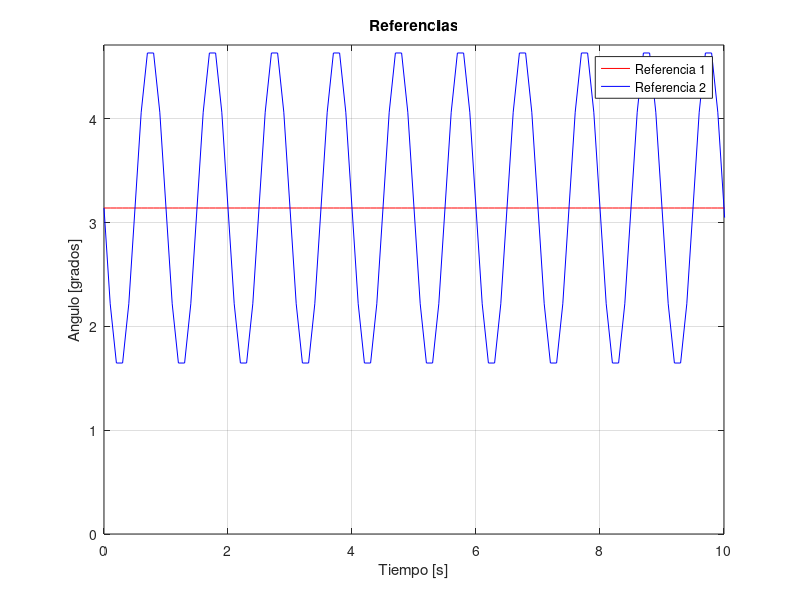

Here is the MATLAB script that generated this plot: (Note: this script raises an error after producing the figure.)
clc;clear all
%% Definición de parámetros
addpath('utils');

model = @(u, x) pendcart(u, x);

% Condición inicial
x0 = [0; 0; pi-0.6; 0];  % [x, dx, theta, dtheta]

% Tiempos de simulacion
Ts = 0.1; % Tiempo de muestreo
Tf = 10; % Tiempo final en segundos

% Loop de control
Ncontrol = Tf/Ts; % Número de pasos de control
Npred = 4; % Horizonde de prediccion

% Vectores para almacenar los resultados
x_vec = zeros(Ncontrol+1, 4); % Estados
y_vec = zeros(Ncontrol+1, 1); % Salida (theta)
u_vec = zeros(Ncontrol, 1);   % Entrada anterior

% Inicializamos el sistema
x_vec(1, :) = x0';
y_vec(1) = x0(3);
u_prev = 0;

%% Parte b) Crear dos referencias
freq = 1; % Frecuenia sinusoide
t_vec = 0:Ts:Tf; % Vector de tiempo para los resultados
t_ref = 0:Ts:(Tf+Npred*Ts); % Vector de tiempo para la referencia a futuro
ref1 = pi*ones(1,numel(t_ref)); % Referencia 1 (constante = pi)
ref2 = pi+pi/2*cos(2*pi*freq*t_ref+pi/2); % Referencia 2 (pi + sinusoidal)

% Graficamos
figure(1)
plot(t_ref,ref1,'r',t_ref,ref2,'b')
legend('Referencia 1','Referencia 2')
xlim([0,Tf])
ylim([0,3*pi/2]);
xlabel('Tiempo [s]')
ylabel('Angulo [grados]')
title('Referencias')
grid on
hold off;


%% Parte c) Controlador predictivo fenomenológico
theta_ref = ref2; % MODIFICAR REFERENCIA
u0 = zeros(Npred, 1);  % Solución propuesta inicial
for k = 1:Ncontrol
    % Ejecutar control predictivo
    next_ref = theta_ref(k+1:k+Npred)';
    [u_next, u0] = control_predictivo(Npred,model,u0,x0,u_prev,next_ref);
    % Calcular el estado en el siguiente paso utilizando el modelo
    x_next = model(u_next, x0);
    % Actualizar valores para el siguiente paso de control
    x0 = x_next;
    u_prev = u_next;
    x_vec(k+1, :) = x_next';
    y_vec(k+1) = x_next(3);
    u_vec(k) = u_next;
end

%% Graficar
plots(t_vec, x_vec, y_vec, u_vec, theta_ref, Ncontrol);

plot_states(t_vec, x_vec, u_vec, theta_ref, Ncontrol)

%% Generar gif
m = 1; M = 5; L = 2;

t_vec_interp = 0:0.05:10;
x_vec_interp = interp1(t_vec, x_vec, t_vec_interp, 'spline');% Interpolación con spline para mas fluidez en el gif
plot_gif(t_vec_interp,x_vec_interp,m,M,L,'Control predictivo')

%% reinicializacion

% Condición inicial
x0 = [0; 0; pi-0.6; 0];  % [x, dx, theta, dtheta]

% Tiempos de simulacion
Ts = 0.1; % Tiempo de muestreo
Tf = 10; % Tiempo final en segundos

% Loop de control
Ncontrol = Tf/Ts; % Número de pasos de control
Npred = 5; % Horizonde de prediccion

% Vectores para almacenar los resultados
x_vec = zeros(Ncontrol+1, 4); % Estados
y_vec = zeros(Ncontrol+1, 1); % Salida (theta)
u_vec = zeros(Ncontrol, 1);   % Entrada anterior

% Inicializamos el sistema
x_vec(1, :) = x0';
y_vec(1) = x0(3);
u_prev = 0;
%% Parte f) Controlador predictivo fenomenológico con incertezas
theta_ref = ref2; % MODIFICAR REFERENCIA
u0 = zeros(Npred, 1);  % Solución propuesta inicial
for k = 1:Ncontrol
    % Ejecutar control predictivo
    next_ref = theta_ref(k+1:k+Npred)';
    [u_next, u0] = control_predictivo(Npred,model,u0,x0,u_prev,next_ref);
    % Ruido gaussiano
    media = 0;         % Media del ruido
    desviacion = 0.2;  % Desviación estándar del ruido
    % Generar ruido blanco gaussiano
    ruido = desviacion*(randn(size(1))+media);
    % Calcular el estado en el siguiente paso utilizando el modelo + ruido
    x_next = model(u_next, x0) + [0;0;ruido;0];
    % Actualizar valores para el siguiente paso de control
    x0 = x_next;
    u_prev = u_next;
    x_vec(k+1, :) = x_next';
    y_vec(k+1) = x_next(3);
    u_vec(k) = u_next; % Guardamos lo que cree que aplicó
end

%% Graficar
plots(t_vec, x_vec, y_vec, u_vec, theta_ref, Ncontrol);

plot_states(t_vec, x_vec, u_vec, theta_ref, Ncontrol)

%% Generar gif
m = 1; M = 5; L = 2;

t_vec_interp = 0:0.005:10; % Aumentar la cantidad de frames
% Interpolación con spline para mas fluidez en el gif
x_vec_interp = interp1(t_vec, x_vec, t_vec_interp, 'spline');
plot_gif(t_vec_interp,x_vec_interp,m,M,L,'Control predictivo con incerteza')

%%

